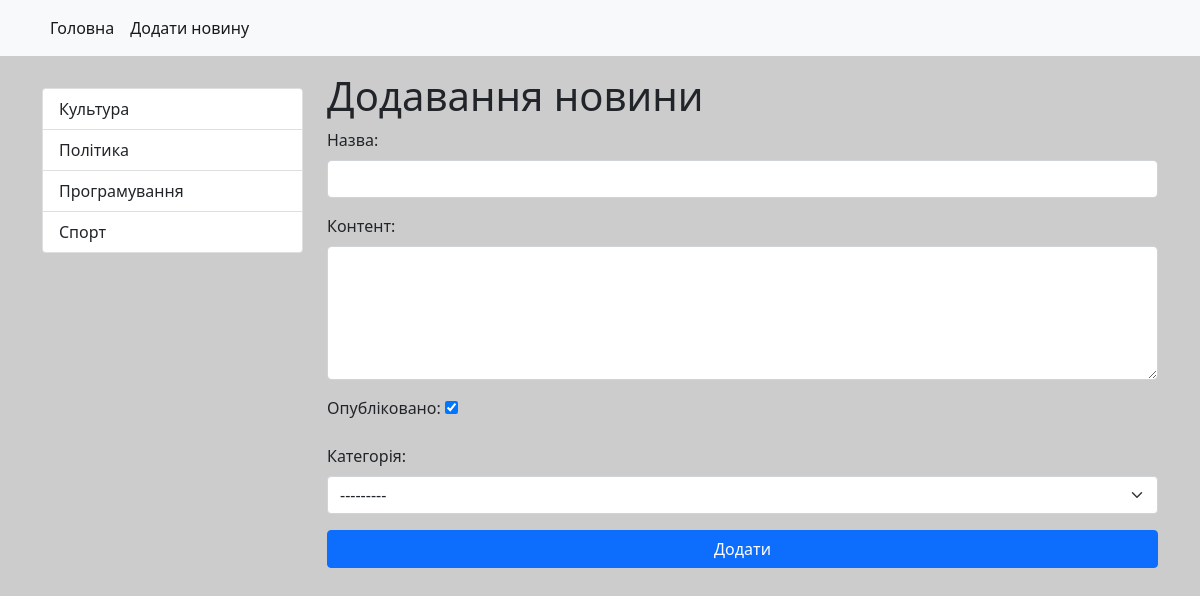
The app's page /news/add-news/ with its own data.
### news/models.py (models this page shows)
class Category(models.Model):
    title = models.CharField(max_length=150, db_index=True, verbose_name='Назва категорії')
    description = models.TextField(max_length=500, blank=True, verbose_name='Опис')
    def get_absolute_url(self):
        return reverse("category", kwargs={"category_id": self.pk})
    def __str__(self):
        return self.title
    class Meta:
        verbose_name = 'Категорія'
        verbose_name_plural = 'Категорії'
        ordering = ['title']

### news/views.py (the view)
# urls.py: path('news/add-news/', CreateNews.as_view(), name="add-news"),
class CreateNews(CreateView):
    form_class = NewsForm
    template_name = 'news/add_news.html'

### news/forms.py (shortened to what this page needs)
class NewsForm(forms.ModelForm):
    class Meta:
        model = News
        fields = ['title', 'content', 'is_published', 'category']
        widgets = {
            'title': forms.TextInput(attrs={'class': 'form-control'}),
            'content': forms.Textarea(attrs={'class': 'form-control', 'rows': '5'}),
            'category': forms.Select(attrs={'class': 'form-select'})
        }

### news/templatetags/news_tags.py (called while the page is built)
@register.simple_tag
def get_categories():
    return Category.objects.all()

### news/templates/news/add_news.html (shortened to what this page needs)
{% extends 'base.html' %}
{% block sidebar %}
{% include 'inc/_sidebar.html' %}
{% endblock %}
{% block content %}
<h1>Додавання новини</h1>
<form action="{% url 'add-news' %}" method="POST">
    <div class="mb-3">
        <label for="{{ form.title.id_for_label }}" class="form-label">{{ form.title.label }}:</label>
        {{ form.title }}
    </div>
    <div class="mb-3">
        <label for="{{ form.content.id_for_label }}" class="form-label">{{ form.content.label }}:</label>
        {{ form.content }}
    </div>
    <div class="mb-3">
        <label for="{{ form.is_published.id_for_label }}" class="form-label">{{ form.is_published.label }}:</label>
        {{ form.is_published }}
    </div>
    <div class="mb-3">
        <label for="{{ form.category.id_for_label }}" class="form-label">{{ form.category.label }}:</label>
        {{ form.category }}
    </div>
    <button type="submit" class="btn btn-primary w-100">Додати</button>
</form>
{% endblock %}

### templates/inc/_sidebar.html
{% load news_tags %}
<div class="list-group">
    {% get_categories as categories %}
    {% for link in categories %}
    <a href="{{ link.get_absolute_url }}" class="list-group-item list-group-item-action " aria-current="true">
        {{link.title}}
    </a>
    {% endfor %}
</div>

### mysite/static/style.css (style rules this page uses)
body { background: #ccc; }

### records on screen
Category: title "Культура"
Category: title "Політика"
Category: title "Програмування"
Category: title "Спорт"
